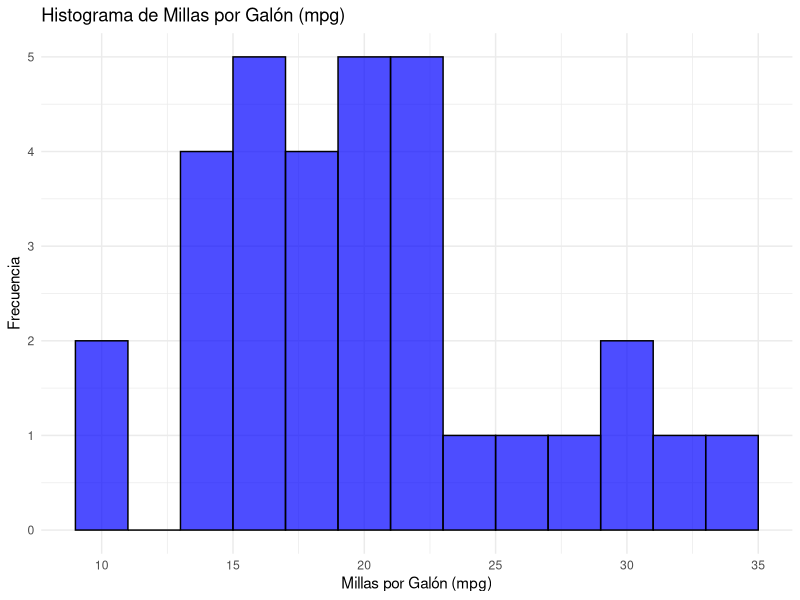
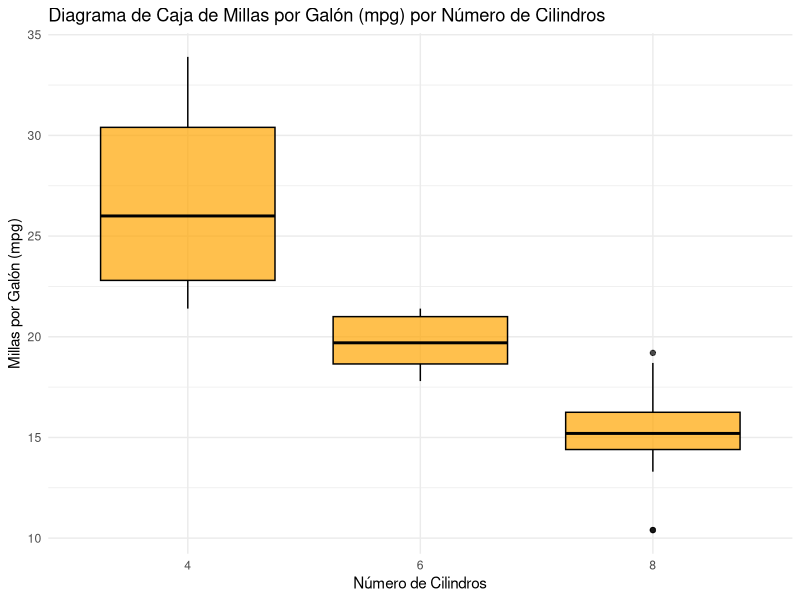
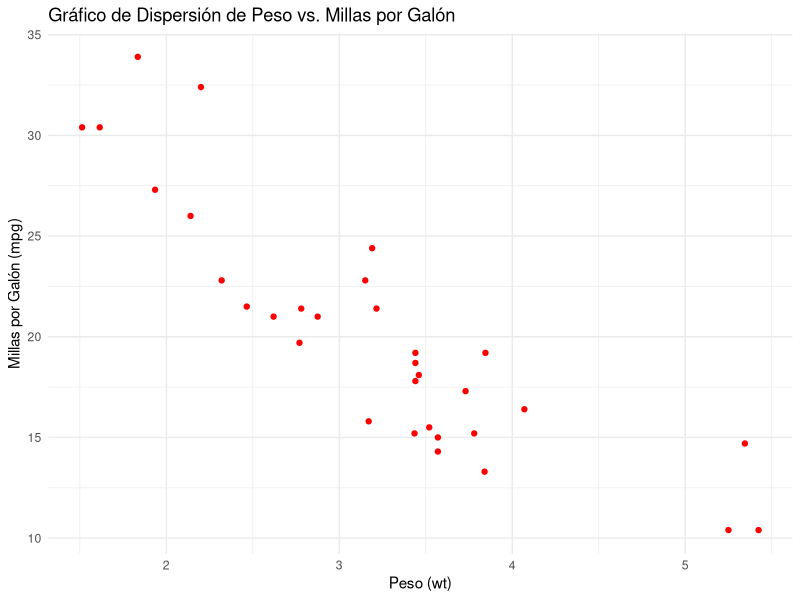

Here is the R script that generated these plots, in order:
# Cargar y ver los datos
# Primero, cargamos el conjunto de datos mtcars y echamos un vistazo a su estructura.
library(tidyverse)
# Cargar el conjunto de datos mtcars
data <- mtcars#es un conjunto de datos incorporado en R que contiene 
#información sobre diferentes características de automóviles.

# Ver los primeros registros del conjunto de datos
head(data)

# Ver la estructura del conjunto de datos
str(data)

# Resumen estadístico del conjunto de datos
summary(data)

# Estadísticas descriptivas básicas
# Podemos calcular estadísticas descriptivas básicas para cada columna numérica en el conjunto de datos.

# Calcular estadísticas descriptivas básicas
descriptive_stats <- data %>%
  summarise(
    mpg_mean = mean(mpg), mpg_sd = sd(mpg), mpg_min = min(mpg), mpg_max = max(mpg),
    cyl_mean = mean(cyl), cyl_sd = sd(cyl), cyl_min = min(cyl), cyl_max = max(cyl),
    hp_mean = mean(hp), hp_sd = sd(hp), hp_min = min(hp), hp_max = max(hp),
    wt_mean = mean(wt), wt_sd = sd(wt), wt_min = min(wt), wt_max = max(wt)
  )

# Ver las estadísticas descriptivas
print(descriptive_stats)

# Visualización de datos
# Las visualizaciones son una parte crucial del análisis descriptivo. Utilizaremos ggplot2, 
#parte del paquete tidyverse, para crear algunas visualizaciones comunes.
# 
# Histograma

# Histograma de millas por galón (mpg)
ggplot(data, aes(x = mpg)) +
  geom_histogram(binwidth = 2, fill = "blue", color = "black", alpha = 0.7) +
  labs(title = "Histograma de Millas por Galón (mpg)", x = "Millas por Galón (mpg)", y = "Frecuencia") +
  theme_minimal()

#Diagrama de caja (boxplot)
# Diagrama de caja para millas por galón (mpg) según el número de cilindros (cyl)
ggplot(data, aes(x = factor(cyl), y = mpg)) +
  geom_boxplot(fill = "orange", color = "black", alpha = 0.7) +
  labs(title = "Diagrama de Caja de Millas por Galón (mpg) por Número de Cilindros", x = "Número de Cilindros", y = "Millas por Galón (mpg)") +
  theme_minimal()

#Gráfico de dispersión
# Gráfico de dispersión de peso (wt) vs. millas por galón (mpg)
ggplot(data, aes(x = wt, y = mpg)) +
  geom_point(color = "red") +
  labs(title = "Gráfico de Dispersión de Peso vs. Millas por Galón", x = "Peso (wt)", y = "Millas por Galón (mpg)") +
  theme_minimal()
